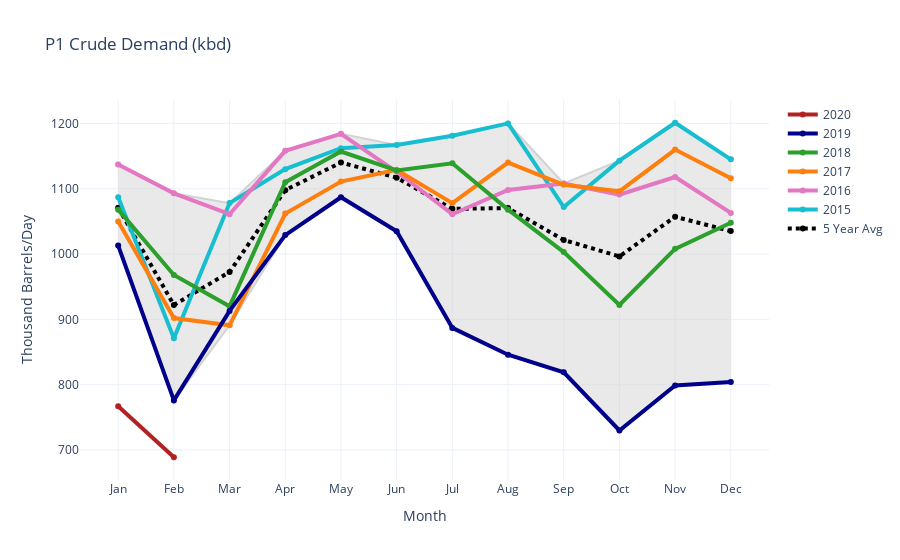
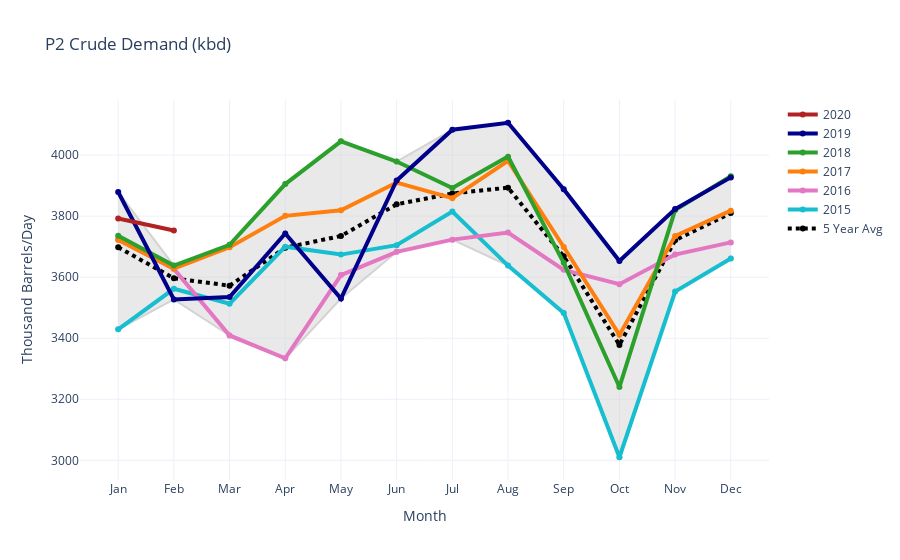
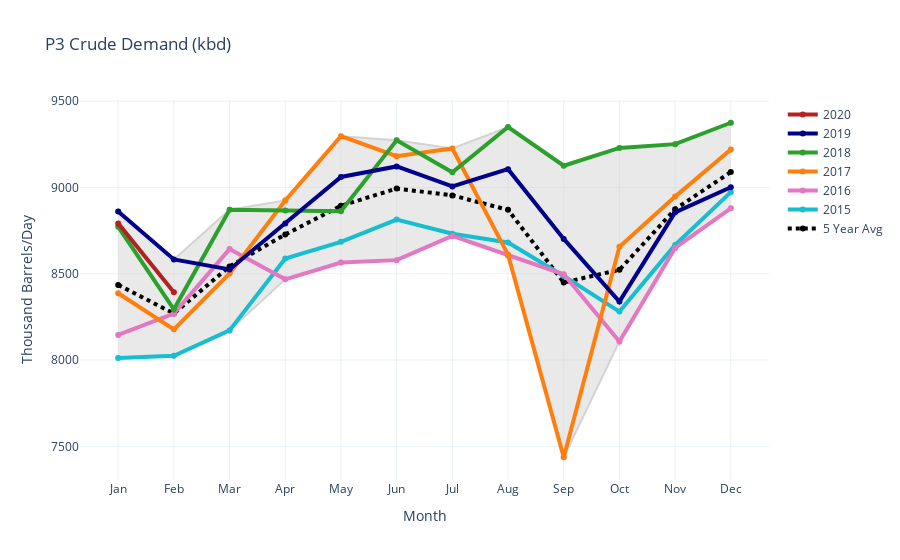
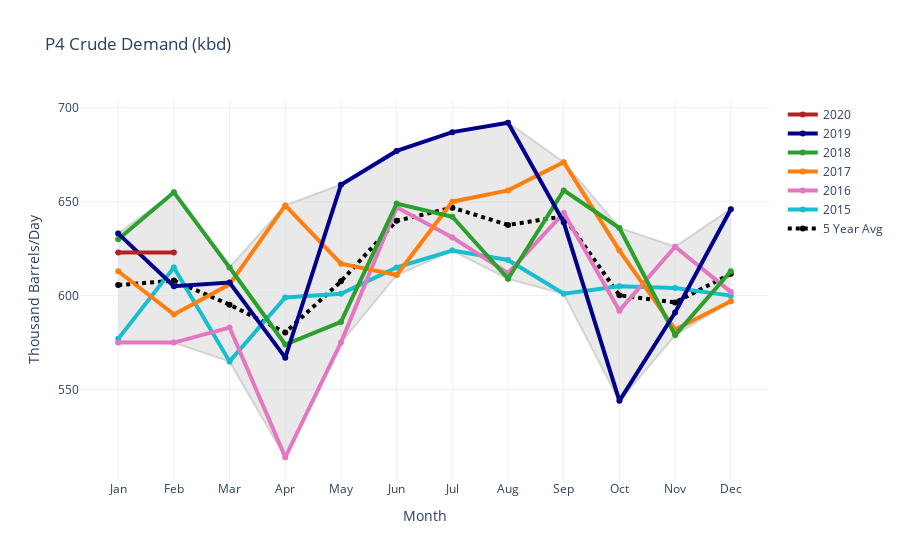

Notebook source saved alongside these figures, in order:
### Code cell
# SHOWS ALL LINES
# Set up Figure
p1_fig = go.Figure()
p2_fig = go.Figure()
p3_fig = go.Figure()
p4_fig = go.Figure()
p5_fig = go.Figure()
total_fig = go.Figure()

# Set up lists to iterate through
fig_list = [p1_fig, p2_fig, p3_fig, p4_fig, p5_fig, total_fig]
pivot_list = [p1_pivot, p2_pivot, p3_pivot, p4_pivot, p5_pivot, total_pivot]
title_list = ['PADD 1 Crude Demand (kbd)','PADD 2 Crude Demand (kbd)','PADD 3 Crude Demand (kbd)',
              'PADD 4 Crude Demand (kbd)','PADD 5 Crude Demand (kbd)','Total Crude Demand (kbd)']

# Set the colors for the lines
colors = ['#17becf','#e377c2','#ff7f0e','#2ca02c','darkblue','firebrick']

# Create x-axis labels for the months
months = ['Jan','Feb','Mar','Apr','May','Jun','Jul','Aug','Sep','Oct','Nov','Dec']

# Create the Graphs
for j in range(6):
    data = pivot_list[j]

    fig_list[j].add_trace(go.Scatter(x=months, y=data['Max'],
        fill=None,
        mode=None,
        line_color='lightgray', showlegend=False
        ))

    fig_list[j].add_trace(go.Scatter(x=months, y=data['Min'],
        fill='tonexty', # fill area between trace0 and trace1
        mode=None, line_color='lightgray', showlegend=False))

    fig_list[j].add_trace(go.Scatter(x=months, y=data['5 Year Avg'], name='5 Year Avg',
                                 line=dict(color='black', width=4, dash='dot')))

    for i in range(6):
        fig_list[j].add_trace(go.Scatter(x=months, y=data.iloc[:,i], name=data.columns[i],
                                 line=dict(color=colors[i], width=4)))

    fig_list[j].update_layout(title=title_list[j],
                       xaxis_title='Month',
                       yaxis_title='Thousand Barrels/Day', template='plotly_white')
    
# Show all the graphs
p1_fig.show()
p2_fig.show()
p3_fig.show()
p4_fig.show()
p5_fig.show()
total_fig.show()

### Figure 1 — Plotly figure (JSON) as saved in the notebook; plotly's stock layout.template omitted (floating-point values rounded to 4 significant figures)
{"data": [{"line": {"color": "lightgray"}, "showlegend": false, "type": "scatter", "x": ["Jan", "Feb", "Mar", "Apr", "May", "Jun", "Jul", "Aug", "Sep", "Oct", "Nov", "Dec"], "y": [1137, 1093, 1078, 1158, 1184, 1167, 1181, 1200, 1108, 1143, 1201, 1145]}, {"fill": "tonexty", "line": {"color": "lightgray"}, "showlegend": false, "type": "scatter", "x": ["Jan", "Feb", "Mar", "Apr", "May", "Jun", "Jul", "Aug", "Sep", "Oct", "Nov", "Dec"], "y": [1013, 776, 891, 1029, 1087, 1035, 887, 846, 819, 730, 799, 804]}, {"line": {"color": "black", "dash": "dot", "width": 4}, "name": "5 Year Avg", "type": "scatter", "x": ["Jan", "Feb", "Mar", "Apr", "May", "Jun", "Jul", "Aug", "Sep", "Oct", "Nov", "Dec"], "y": [1071, 922, 972.6, 1098.0, 1140.0, 1117, 1069.0, 1070.0, 1022.0, 996.4, 1057.0, 1035.0]}, {"line": {"color": "#17becf", "width": 4}, "name": "2015", "type": "scatter", "x": ["Jan", "Feb", "Mar", "Apr", "May", "Jun", "Jul", "Aug", "Sep", "Oct", "Nov", "Dec"], "y": [1087, 871, 1078, 1130, 1162, 1167, 1181, 1200, 1072, 1143, 1201, 1145]}, {"line": {"color": "#e377c2", "width": 4}, "name": "2016", "type": "scatter", "x": ["Jan", "Feb", "Mar", "Apr", "May", "Jun", "Jul", "Aug", "Sep", "Oct", "Nov", "Dec"], "y": [1137, 1093, 1061, 1158, 1184, 1126, 1061, 1098, 1108, 1091, 1118, 1063]}, {"line": {"color": "#ff7f0e", "width": 4}, "name": "2017", "type": "scatter", "x": ["Jan", "Feb", "Mar", "Apr", "May", "Jun", "Jul", "Aug", "Sep", "Oct", "Nov", "Dec"], "y": [1050, 902, 891, 1062, 1111, 1129, 1078, 1140, 1106, 1096, 1160, 1116]}, {"line": {"color": "#2ca02c", "width": 4}, "name": "2018", "type": "scatter", "x": ["Jan", "Feb", "Mar", "Apr", "May", "Jun", "Jul", "Aug", "Sep", "Oct", "Nov", "Dec"], "y": [1068, 968, 920, 1110, 1157, 1128, 1139, 1068, 1003, 922, 1008, 1048]}, {"line": {"color": "darkblue", "width": 4}, "name": "2019", "type": "scatter", "x": ["Jan", "Feb", "Mar", "Apr", "May", "Jun", "Jul", "Aug", "Sep", "Oct", "Nov", "Dec"], "y": [1013, 776, 913, 1029, 1087, 1035, 887, 846, 819, 730, 799, 804]}, {"line": {"color": "firebrick", "width": 4}, "name": "2020", "type": "scatter", "x": ["Jan", "Feb", "Mar", "Apr", "May", "Jun", "Jul", "Aug", "Sep", "Oct", "Nov", "Dec"], "y": [767, 689, null, null, null, null, null, null, null, null, null, null]}], "layout": {"title": {"text": "P1 Crude Demand (kbd)"}, "xaxis": {"title": {"text": "Month"}}, "yaxis": {"title": {"text": "Thousand Barrels/Day"}}}}

### Figure 2 — Plotly figure (JSON) as saved in the notebook; plotly's stock layout.template omitted (floating-point values rounded to 4 significant figures)
{"data": [{"line": {"color": "lightgray"}, "showlegend": false, "type": "scatter", "x": ["Jan", "Feb", "Mar", "Apr", "May", "Jun", "Jul", "Aug", "Sep", "Oct", "Nov", "Dec"], "y": [3879, 3638, 3706, 3905, 4045, 3979, 4083, 4106, 3888, 3653, 3823, 3931]}, {"fill": "tonexty", "line": {"color": "lightgray"}, "showlegend": false, "type": "scatter", "x": ["Jan", "Feb", "Mar", "Apr", "May", "Jun", "Jul", "Aug", "Sep", "Oct", "Nov", "Dec"], "y": [3429, 3527, 3409, 3334, 3530, 3683, 3723, 3638, 3483, 3010, 3553, 3661]}, {"line": {"color": "black", "dash": "dot", "width": 4}, "name": "5 Year Avg", "type": "scatter", "x": ["Jan", "Feb", "Mar", "Apr", "May", "Jun", "Jul", "Aug", "Sep", "Oct", "Nov", "Dec"], "y": [3698, 3596.0, 3572.0, 3697.0, 3735, 3839.0, 3874.0, 3893.0, 3668.0, 3378.0, 3721, 3810.0]}, {"line": {"color": "#17becf", "width": 4}, "name": "2015", "type": "scatter", "x": ["Jan", "Feb", "Mar", "Apr", "May", "Jun", "Jul", "Aug", "Sep", "Oct", "Nov", "Dec"], "y": [3429, 3562, 3513, 3700, 3674, 3705, 3815, 3638, 3483, 3010, 3553, 3661]}, {"line": {"color": "#e377c2", "width": 4}, "name": "2016", "type": "scatter", "x": ["Jan", "Feb", "Mar", "Apr", "May", "Jun", "Jul", "Aug", "Sep", "Oct", "Nov", "Dec"], "y": [3724, 3627, 3409, 3334, 3607, 3683, 3723, 3746, 3624, 3577, 3674, 3714]}, {"line": {"color": "#ff7f0e", "width": 4}, "name": "2017", "type": "scatter", "x": ["Jan", "Feb", "Mar", "Apr", "May", "Jun", "Jul", "Aug", "Sep", "Oct", "Nov", "Dec"], "y": [3722, 3628, 3698, 3801, 3819, 3910, 3859, 3981, 3699, 3411, 3735, 3818]}, {"line": {"color": "#2ca02c", "width": 4}, "name": "2018", "type": "scatter", "x": ["Jan", "Feb", "Mar", "Apr", "May", "Jun", "Jul", "Aug", "Sep", "Oct", "Nov", "Dec"], "y": [3736, 3638, 3706, 3905, 4045, 3979, 3892, 3995, 3647, 3240, 3820, 3931]}, {"line": {"color": "darkblue", "width": 4}, "name": "2019", "type": "scatter", "x": ["Jan", "Feb", "Mar", "Apr", "May", "Jun", "Jul", "Aug", "Sep", "Oct", "Nov", "Dec"], "y": [3879, 3527, 3535, 3743, 3530, 3917, 4083, 4106, 3888, 3653, 3823, 3927]}, {"line": {"color": "firebrick", "width": 4}, "name": "2020", "type": "scatter", "x": ["Jan", "Feb", "Mar", "Apr", "May", "Jun", "Jul", "Aug", "Sep", "Oct", "Nov", "Dec"], "y": [3792, 3753, null, null, null, null, null, null, null, null, null, null]}], "layout": {"title": {"text": "P2 Crude Demand (kbd)"}, "xaxis": {"title": {"text": "Month"}}, "yaxis": {"title": {"text": "Thousand Barrels/Day"}}}}

### Figure 3 — Plotly figure (JSON) as saved in the notebook; plotly's stock layout.template omitted (floating-point values rounded to 4 significant figures)
{"data": [{"line": {"color": "lightgray"}, "showlegend": false, "type": "scatter", "x": ["Jan", "Feb", "Mar", "Apr", "May", "Jun", "Jul", "Aug", "Sep", "Oct", "Nov", "Dec"], "y": [8861, 8583, 8871, 8925, 9297, 9273, 9226, 9350, 9126, 9229, 9251, 9375]}, {"fill": "tonexty", "line": {"color": "lightgray"}, "showlegend": false, "type": "scatter", "x": ["Jan", "Feb", "Mar", "Apr", "May", "Jun", "Jul", "Aug", "Sep", "Oct", "Nov", "Dec"], "y": [8012, 8025, 8172, 8468, 8565, 8579, 8719, 8605, 7437, 8108, 8650, 8879]}, {"line": {"color": "black", "dash": "dot", "width": 4}, "name": "5 Year Avg", "type": "scatter", "x": ["Jan", "Feb", "Mar", "Apr", "May", "Jun", "Jul", "Aug", "Sep", "Oct", "Nov", "Dec"], "y": [8436.0, 8270.0, 8543.0, 8728.0, 8894, 8994.0, 8954.0, 8871.0, 8450.0, 8523.0, 8874.0, 9090.0]}, {"line": {"color": "#17becf", "width": 4}, "name": "2015", "type": "scatter", "x": ["Jan", "Feb", "Mar", "Apr", "May", "Jun", "Jul", "Aug", "Sep", "Oct", "Nov", "Dec"], "y": [8012, 8025, 8172, 8588, 8685, 8814, 8732, 8681, 8487, 8281, 8667, 8973]}, {"line": {"color": "#e377c2", "width": 4}, "name": "2016", "type": "scatter", "x": ["Jan", "Feb", "Mar", "Apr", "May", "Jun", "Jul", "Aug", "Sep", "Oct", "Nov", "Dec"], "y": [8146, 8269, 8643, 8468, 8565, 8579, 8719, 8605, 8497, 8108, 8650, 8879]}, {"line": {"color": "#ff7f0e", "width": 4}, "name": "2017", "type": "scatter", "x": ["Jan", "Feb", "Mar", "Apr", "May", "Jun", "Jul", "Aug", "Sep", "Oct", "Nov", "Dec"], "y": [8387, 8178, 8502, 8925, 9297, 9181, 9226, 8611, 7437, 8656, 8947, 9220]}, {"line": {"color": "#2ca02c", "width": 4}, "name": "2018", "type": "scatter", "x": ["Jan", "Feb", "Mar", "Apr", "May", "Jun", "Jul", "Aug", "Sep", "Oct", "Nov", "Dec"], "y": [8772, 8294, 8871, 8866, 8862, 9273, 9088, 9350, 9126, 9229, 9251, 9375]}, {"line": {"color": "darkblue", "width": 4}, "name": "2019", "type": "scatter", "x": ["Jan", "Feb", "Mar", "Apr", "May", "Jun", "Jul", "Aug", "Sep", "Oct", "Nov", "Dec"], "y": [8861, 8583, 8525, 8791, 9061, 9122, 9006, 9106, 8702, 8339, 8856, 9001]}, {"line": {"color": "firebrick", "width": 4}, "name": "2020", "type": "scatter", "x": ["Jan", "Feb", "Mar", "Apr", "May", "Jun", "Jul", "Aug", "Sep", "Oct", "Nov", "Dec"], "y": [8792, 8393, null, null, null, null, null, null, null, null, null, null]}], "layout": {"title": {"text": "P3 Crude Demand (kbd)"}, "xaxis": {"title": {"text": "Month"}}, "yaxis": {"title": {"text": "Thousand Barrels/Day"}}}}

### Figure 4 — Plotly figure (JSON) as saved in the notebook; plotly's stock layout.template omitted (floating-point values rounded to 4 significant figures)
{"data": [{"line": {"color": "lightgray"}, "showlegend": false, "type": "scatter", "x": ["Jan", "Feb", "Mar", "Apr", "May", "Jun", "Jul", "Aug", "Sep", "Oct", "Nov", "Dec"], "y": [633, 655, 615, 648, 659, 677, 687, 692, 671, 636, 626, 646]}, {"fill": "tonexty", "line": {"color": "lightgray"}, "showlegend": false, "type": "scatter", "x": ["Jan", "Feb", "Mar", "Apr", "May", "Jun", "Jul", "Aug", "Sep", "Oct", "Nov", "Dec"], "y": [575, 575, 565, 514, 575, 611, 624, 609, 601, 544, 579, 597]}, {"line": {"color": "black", "dash": "dot", "width": 4}, "name": "5 Year Avg", "type": "scatter", "x": ["Jan", "Feb", "Mar", "Apr", "May", "Jun", "Jul", "Aug", "Sep", "Oct", "Nov", "Dec"], "y": [605.6, 608, 595.2, 580.4, 607.6, 639.8, 646.8, 637.6, 642.2, 600.2, 596.4, 611.6]}, {"line": {"color": "#17becf", "width": 4}, "name": "2015", "type": "scatter", "x": ["Jan", "Feb", "Mar", "Apr", "May", "Jun", "Jul", "Aug", "Sep", "Oct", "Nov", "Dec"], "y": [577, 615, 565, 599, 601, 615, 624, 619, 601, 605, 604, 600]}, {"line": {"color": "#e377c2", "width": 4}, "name": "2016", "type": "scatter", "x": ["Jan", "Feb", "Mar", "Apr", "May", "Jun", "Jul", "Aug", "Sep", "Oct", "Nov", "Dec"], "y": [575, 575, 583, 514, 575, 647, 631, 612, 644, 592, 626, 602]}, {"line": {"color": "#ff7f0e", "width": 4}, "name": "2017", "type": "scatter", "x": ["Jan", "Feb", "Mar", "Apr", "May", "Jun", "Jul", "Aug", "Sep", "Oct", "Nov", "Dec"], "y": [613, 590, 606, 648, 617, 611, 650, 656, 671, 624, 582, 597]}, {"line": {"color": "#2ca02c", "width": 4}, "name": "2018", "type": "scatter", "x": ["Jan", "Feb", "Mar", "Apr", "May", "Jun", "Jul", "Aug", "Sep", "Oct", "Nov", "Dec"], "y": [630, 655, 615, 574, 586, 649, 642, 609, 656, 636, 579, 613]}, {"line": {"color": "darkblue", "width": 4}, "name": "2019", "type": "scatter", "x": ["Jan", "Feb", "Mar", "Apr", "May", "Jun", "Jul", "Aug", "Sep", "Oct", "Nov", "Dec"], "y": [633, 605, 607, 567, 659, 677, 687, 692, 639, 544, 591, 646]}, {"line": {"color": "firebrick", "width": 4}, "name": "2020", "type": "scatter", "x": ["Jan", "Feb", "Mar", "Apr", "May", "Jun", "Jul", "Aug", "Sep", "Oct", "Nov", "Dec"], "y": [623, 623, null, null, null, null, null, null, null, null, null, null]}], "layout": {"title": {"text": "P4 Crude Demand (kbd)"}, "xaxis": {"title": {"text": "Month"}}, "yaxis": {"title": {"text": "Thousand Barrels/Day"}}}}
